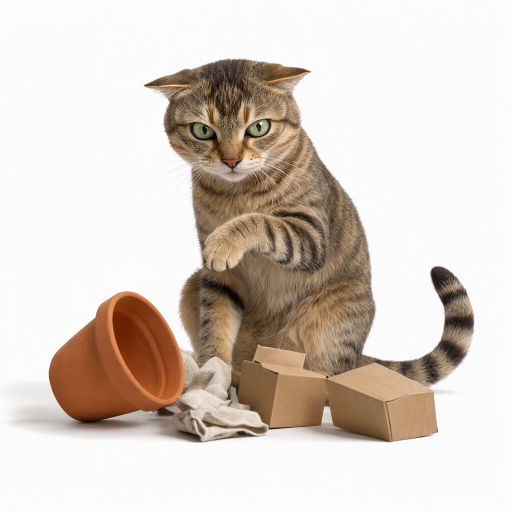
#> input picture vibe_images/act-bump_1794454265128_215b7e90.png, 1024 x 1024 px (shown at 1/2 size)
$ python -i cutout_pil.py   (imports and definitions only)
#> lines starting #> are read from the running program, lines starting #| are printed output that depends on the picture
import os
import glob
from collections import deque
from PIL import Image, ImageFilter, ImageChops

PET = r"D:\momolab\assets\pets\pet001"
DECO = r"D:\momolab\assets\deco"
VIBE = r"D:\momolab\vibe_images"

# 第八节抠图基准（avatar.png 缺失，写死常量）
TARGET_H = 472
FEET_Y = 484
CENTER_X = (85 + 429) // 2  # 257
CANVAS = 512

CAT = ["avatar", "deadpan", "happy", "innocent", "skeptical", "angry",
       "mischief", "sleep", "eat-wait", "eat-bite", "eat-chew", "eat-swallow",
       "eat-drink", "eat-carry", "eat-lick", "eat-meow", "act-jump", "act-land", "act-bump"]
DECO_JOBS = [("deco-glasses", "glasses"), ("deco-flowercrown", "flowercrown"),
             ("deco-cape", "cape")]


# [5 lines left out: function newest, not called in this run]


def key_out(path):
    src = Image.open(path).convert("RGBA")
#> src is the input picture: PIL image 1024x1024 RGBA; mean R, G, B, A 215.9, 205.8, 197.3, 255
    src_a = src.getchannel("A")
    im = src.convert("RGB")
    w, h = im.size
#> w = 1024; h = 1024
    px = im.load()
    grid = bytearray(w * h)
    for y in range(h):
        row = y * w
        for x in range(w):
            r, g, b = px[x, y]
            mx = max(r, g, b)
            mn = min(r, g, b)
            if mx >= 240 or (mx - mn <= 22 and (r + g + b) / 3 >= 178):
                grid[row + x] = 1
    bg = bytearray(w * h)
    dq = deque()
    for x in range(w):
        for y in (0, h - 1):
            i = y * w + x
            if grid[i] and not bg[i]:
                bg[i] = 1
                dq.append((y, x))
    for y in range(h):
        for x in (0, w - 1):
            i = y * w + x
            if grid[i] and not bg[i]:
                bg[i] = 1
                dq.append((y, x))
    while dq:
        y, x = dq.popleft()
        for dy, dx in ((1, 0), (-1, 0), (0, 1), (0, -1)):
            ny, nx = y + dy, x + dx
            if 0 <= ny < h and 0 <= nx < w:
                i = ny * w + nx
                if grid[i] and not bg[i]:
                    bg[i] = 1
                    dq.append((ny, nx))
    alpha = Image.new("L", (w, h), 255)
#> alpha: PIL image 1024x1024 L; every value is 255
    ap = alpha.load()
    for y in range(h):
        row = y * w
        for x in range(w):
            if bg[row + x]:
                ap[x, y] = 0
    alpha = ImageChops.multiply(alpha, src_a)
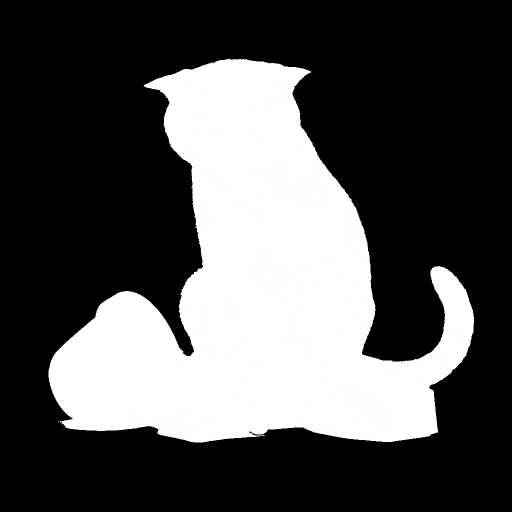
#> alpha: PIL image 1024x1024 L (shown at 1/2 size); min 0, max 255, mean 82
    alpha = alpha.filter(ImageFilter.GaussianBlur(1.6))
    ap = alpha.load()
    for y in range(h):
        for x in range(w):
            if ap[x, y] < 12:
                ap[x, y] = 0
    out = im.convert("RGBA")
    out.putalpha(alpha)
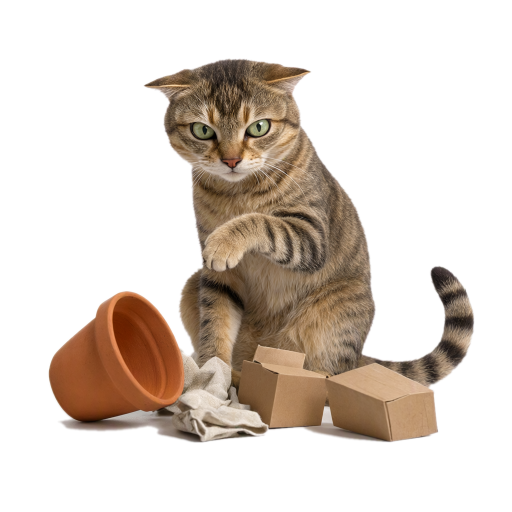
#> out: PIL image 1024x1024 RGBA (shown at 1/2 size); mean R, G, B, A 215.9, 205.8, 197.3, 82; transparent parts drawn white
    return out


def bbox(im, thr=24):
    mask = im.getchannel("A").point(lambda v: 255 if v > thr else 0)
    return mask.getbbox()


# [42 lines left out: functions run_cat, run_deco, main, not called in this run]


# [2 lines not run here, left out]

>>> result = key_out('../vibe_images/act-bump_1794454265128_215b7e90.png')

$ run again, on vibe_images/angry_1794454061085_daccddb6.png
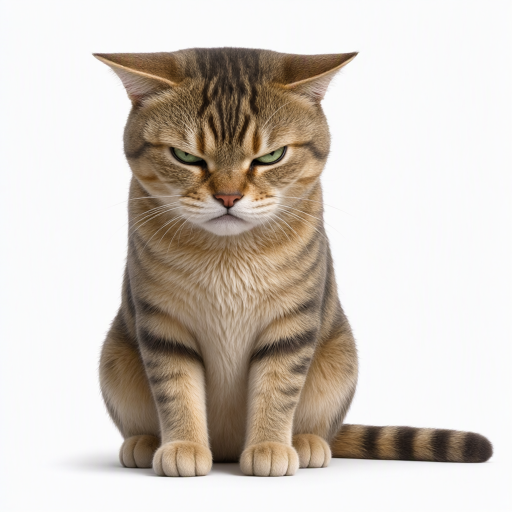
#> input picture vibe_images/angry_1794454061085_daccddb6.png, 1024 x 1024 px (shown at 1/2 size)
#> in key_out, src is the input picture: PIL image 1024x1024 RGBA; mean R, G, B, A 208.5, 200.2, 191.8, 255
#> in key_out, `alpha = ImageChops.multiply(alpha, src_a)`:
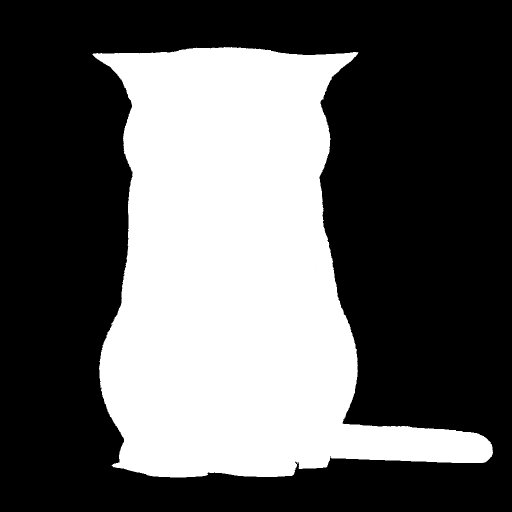
#> alpha: PIL image 1024x1024 L (shown at 1/2 size); min 0, max 255, mean 94.4

$ run again, on vibe_images/deadpan_1794453976703_6699599c.png
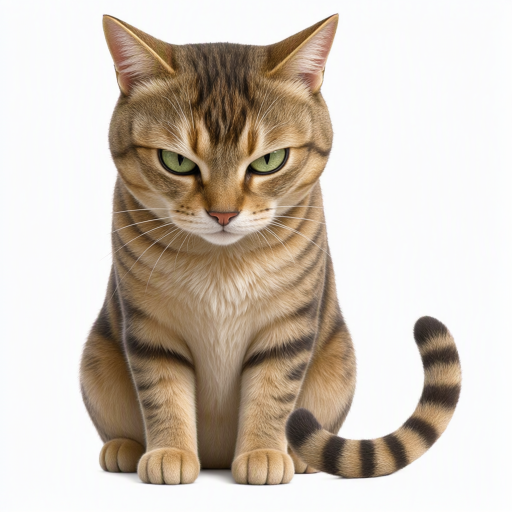
#> input picture vibe_images/deadpan_1794453976703_6699599c.png, 1024 x 1024 px (shown at 1/2 size)
#> in key_out, src is the input picture: PIL image 1024x1024 RGBA; mean R, G, B, A 206.6, 196, 184.5, 255
#> in key_out, `alpha = ImageChops.multiply(alpha, src_a)`:
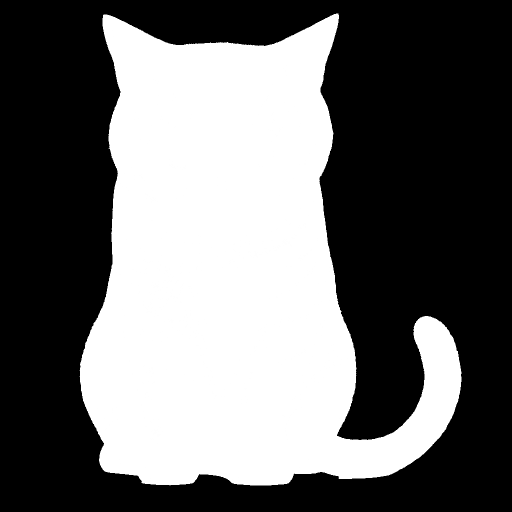
#> alpha: PIL image 1024x1024 L (shown at 1/2 size); min 0, max 255, mean 107.6
